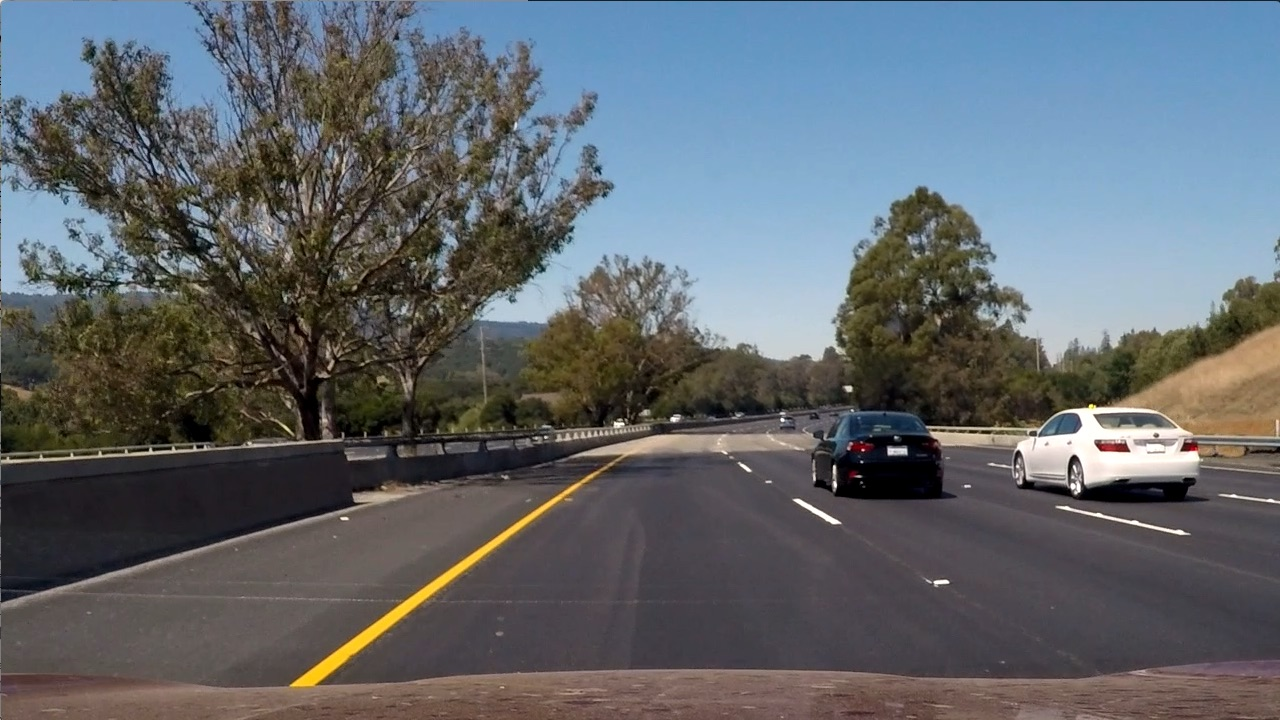
#> input picture examples/test6.jpg, 1280 x 720 px, found by its file name
$ jupyter execute --allow-errors project.ipynb   (shell and % lines are left out)   (older library calls are emulated)
#> lines starting #> are read from the running program, lines starting #| are printed output that depends on the picture; after the words box and inside, x2 and y2 are one past the last pixel; in counts of white or black regions, pixels touching at a corner belong together
## 1. Camera calibration and image undistortion

[cell 1]
import numpy as np
import cv2
import glob
import matplotlib.pyplot as plt
import matplotlib.image as mpimg

# prepare object points, like (0,0,0), (1,0,0), (2,0,0) ....,(6,5,0)
objp = np.zeros((6*9,3), np.float32)
objp[:,:2] = np.mgrid[0:9,0:6].T.reshape(-1,2)

# Arrays to store object points and image points from all the images.
objpoints = [] # 3d points in real world space
imgpoints = [] # 2d points in image plane.

# Make a list of calibration images
images = glob.glob('camera_cal/calibration*.jpg')

# Step through the list and search for chessboard corners
for fname in images:
    img = cv2.imread(fname)
    gray = cv2.cvtColor(img,cv2.COLOR_BGR2GRAY)

    # Find the chessboard corners
    ret, corners = cv2.findChessboardCorners(gray, (9,6),None)

    # If found, add object points, image points
    if ret == True:
        objpoints.append(objp)
        imgpoints.append(corners)

        # Draw and display the corners
        img = cv2.drawChessboardCorners(img, (9,6), corners, ret)

        cv2.imshow('img',img)
        cv2.waitKey(500)

cv2.destroyAllWindows()

[cell 2]
example_img = cv2.imread("camera_cal/calibration1.jpg")
#> (the rest of this cell did not finish here and is left out)

## 2. Test images

### 2.1 An example of undistorted image

[cell 3]
def undistort(img):
    return cv2.undistort(img,mtx,dist,None,mtx)
img = mpimg.imread("test_images/test6.jpg")
#> img is the input picture: shape (720, 1280, 3); mean R, G, B 97, 102.6, 107.9
#> (the rest of this cell did not finish here and is left out)

### 2.2 Binarize image

#> (a cell that did not finish here is left out)

#> (a cell that did not finish here is left out)

[cell 6]
thresh = (200, 255)
#> (the rest of this cell did not finish here and is left out)

#> (a cell that did not finish here is left out)

[cell 8]
thresh = (90, 255)
#> (the rest of this cell did not finish here and is left out)

[cell 9]
def abs_sobel_thresh(img, orient='x', sobel_kernel=3, thresh=(0, 255)):
    # 1) Convert to grayscale
    gray = cv2.cvtColor(img, cv2.COLOR_RGB2GRAY)
    # Sobel
    if orient == 'x':
        sobel = cv2.Sobel(gray, cv2.CV_64F, 1, 0) # Take the derivative in x
    if orient == 'y':
        sobel = cv2.Sobel(gray, cv2.CV_64F, 0, 1) # dirivative in y
    abs_sobel = np.absolute(sobel) # Absolute x derivative to accentuate lines away from horizontal
    scaled_sobel = np.uint8(255*abs_sobel/np.max(abs_sobel))

    # Threshold x gradient
    thresh_min = thresh[0]
    thresh_max = thresh[1]
    sbinary = np.zeros_like(scaled_sobel)
    sbinary[(scaled_sobel >= thresh_min) & (scaled_sobel <= thresh_max)] = 1
    return sbinary

def mag_thresh(img, sobel_kernel=3, mag_thresh=(0, 255)):
    # 1) Convert to grayscale
    gray = cv2.cvtColor(img, cv2.COLOR_RGB2GRAY)
    # 2) Take the gradient in x and y separately
    sobelx = cv2.Sobel(gray, cv2.CV_64F, 1, 0, ksize=sobel_kernel)
    sobely = cv2.Sobel(gray, cv2.CV_64F, 0, 1, ksize=sobel_kernel)
    # 3) Calculate the magnitude
    gradmag = np.sqrt(sobelx**2 + sobely**2)
    # 4) Scale to 8-bit (0 - 255) and convert to type = np.uint8
    scale_factor = np.max(gradmag)/255
    gradmag = (gradmag/scale_factor).astype(np.uint8)
    # 5) Create a binary mask where mag thresholds are met
    # 6) Return this mask as your binary_output image
    binary_output = np.zeros_like(gradmag)
    binary_output[(gradmag >= mag_thresh[0]) & (gradmag <= mag_thresh[1])] = 1
    return binary_output

def dir_threshold(img, sobel_kernel=3, thresh=(0, np.pi/2)):
    # 1) Convert to grayscale
    gray = cv2.cvtColor(img, cv2.COLOR_RGB2GRAY)
    # 2) Take the gradient in x and y separately
    sobelx = cv2.Sobel(gray, cv2.CV_64F, 1, 0, ksize=sobel_kernel)
    sobely = cv2.Sobel(gray, cv2.CV_64F, 0, 1, ksize=sobel_kernel)
    # 3) Take the absolute value of the x and y gradient
    # 4) Use np.arctan2(abs_sobely, abs_sobelx) to calculate the direction of the gradient
    absgraddir = np.arctan2(np.absolute(sobely), np.absolute(sobelx))
    # 5) Create a binary mask where direction thresholds are met
    binary_output =  np.zeros_like(absgraddir)
    # 6) Return this mask as your binary_output image
    binary_output[(absgraddir >= thresh[0]) & (absgraddir <= thresh[1])] = 1
    return binary_output

# Choose a Sobel kernel size
ksize = 15 # Choose a larger odd number to smooth gradient measurements
test_img = mpimg.imread("output_images/wraped_img5.jpg")
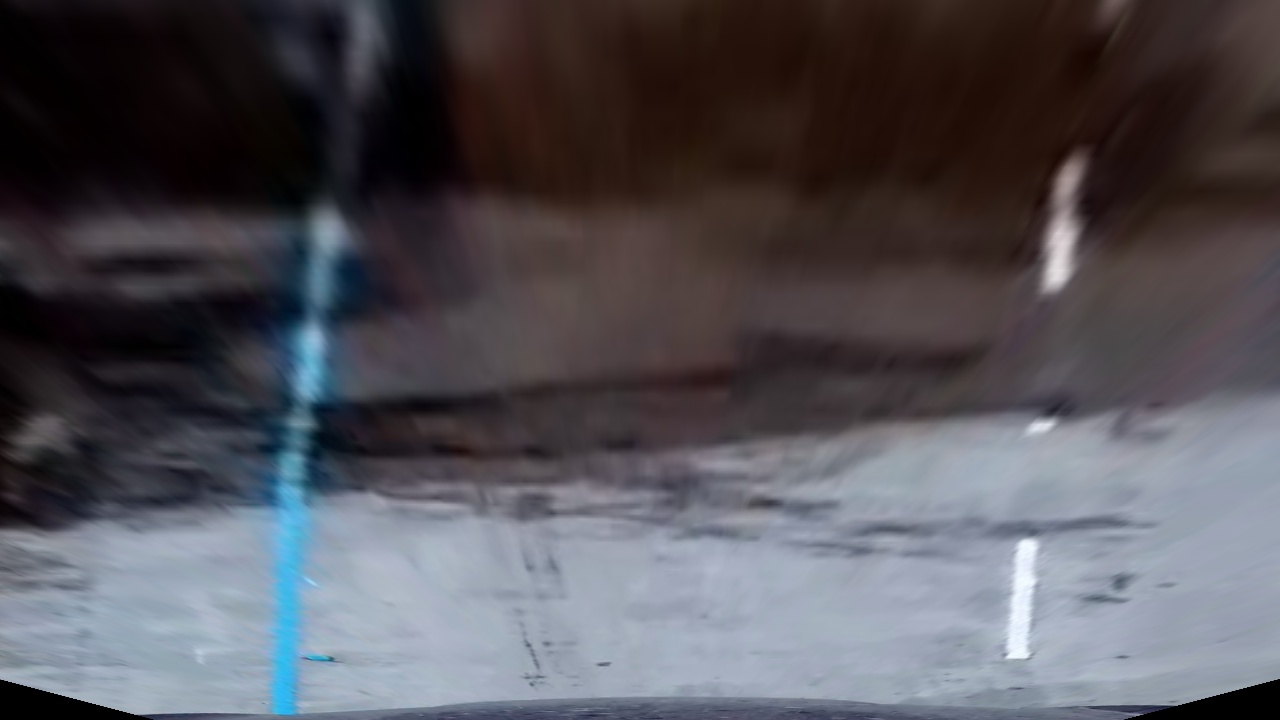
#> input picture output_images/wraped_img5.jpg, 1280 x 720 px
#> test_img is the input picture: shape (720, 1280, 3); mean R, G, B 83.1, 81.1, 87.4
# Apply each of the thresholding functions
gradx = abs_sobel_thresh(test_img, orient='x', sobel_kernel=ksize, thresh=(10, 100))
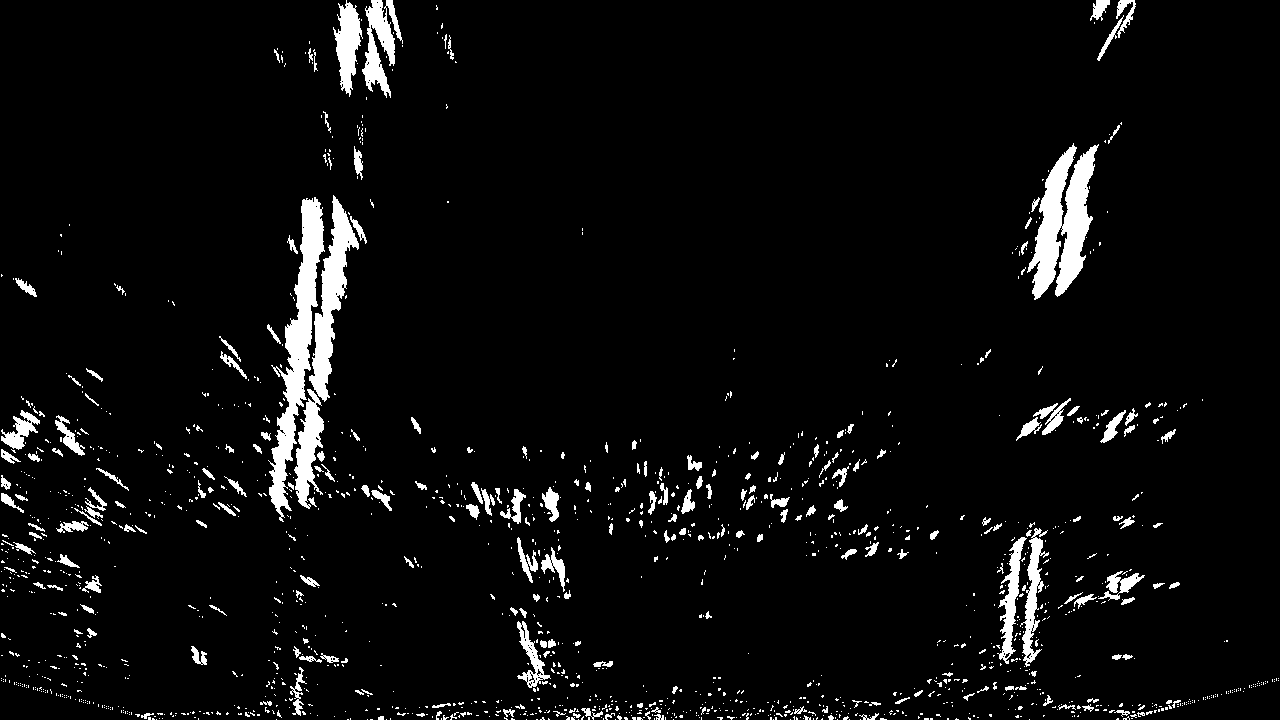
#> gradx: shape (720, 1280); values 0 (black) and 1 (white), 4.9% white; 1573 white regions (1337 under 20 px), largest, box (x1, y1, x2, y2) and area: (268, 197, 325, 522) 5740, (1027, 143, 1099, 300) 5709, (309, 195, 359, 402) 3557
#grady = abs_sobel_thresh(image, orient='y', sobel_kernel=ksize, thresh=(40, 100))
mag_binary = mag_thresh(test_img, sobel_kernel=ksize, mag_thresh=(20, 200))
#> in mag_thresh, `gradmag = np.sqrt(sobelx**2 + sobely**2)`:
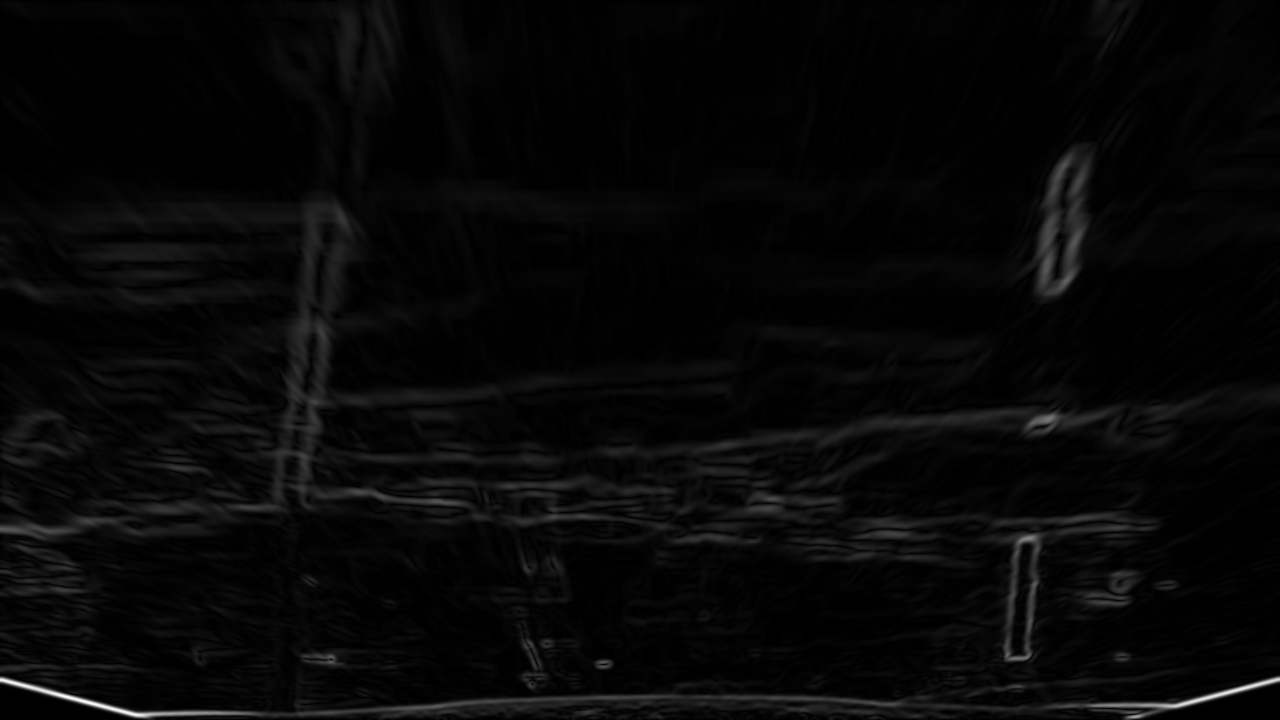
#> gradmag: shape (720, 1280) float64; min 0, max 5.05e+09, mean 150602004.9; drawn with min black and max white
#> in mag_thresh, `scale_factor = np.max(gradmag)/255`: scale_factor = 19806350.2
#> mag_binary: shape (720, 1280); values 0 (black) and 1 (white), 8.8% white; 206 white regions (66 under 20 px), largest, box (x1, y1, x2, y2) and area: (91, 199, 499, 524) 16034, (0, 675, 1280, 720) 12829, (598, 404, 1124, 459) 6463
dir_binary = dir_threshold(test_img, sobel_kernel=ksize, thresh=(0.7, 1.3))
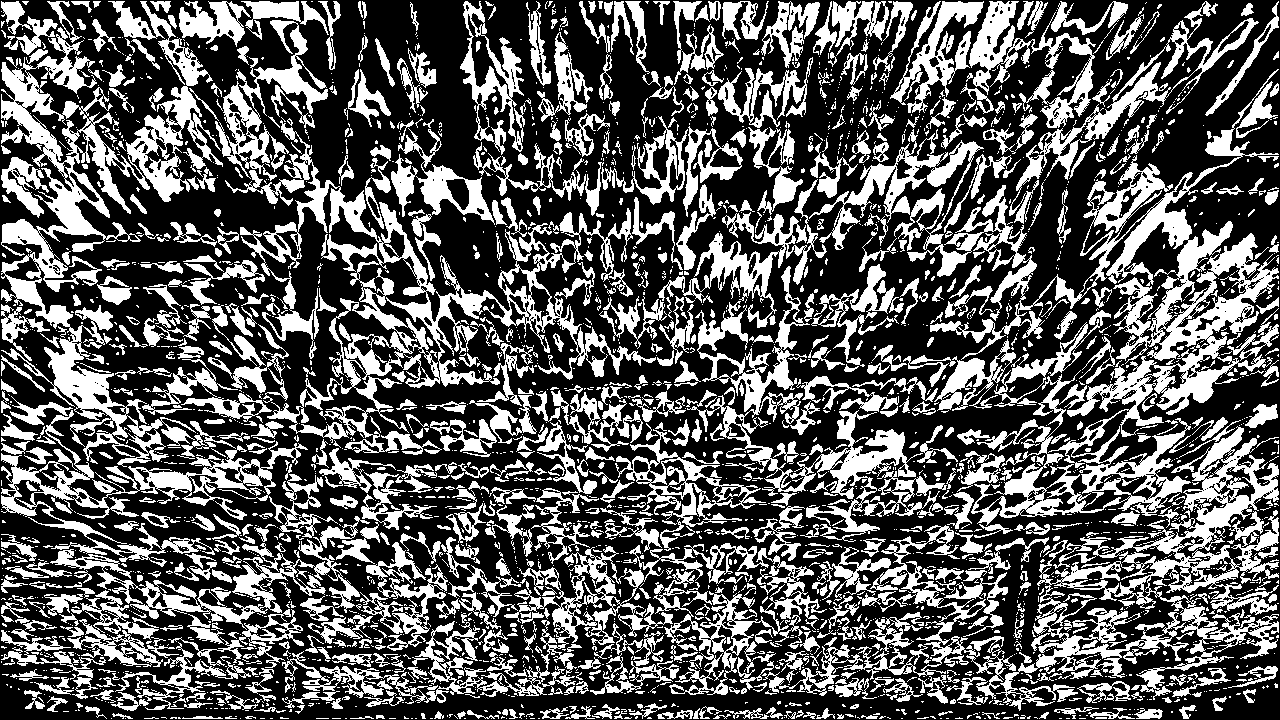
#> dir_binary: shape (720, 1280) float64; values 0 (black) and 1 (white), 35.9% white; 2912 white regions (2040 under 20 px), largest, box (x1, y1, x2, y2) and area: (809, 69, 1279, 526) 36730, (1, 1, 223, 467) 23921, (225, 120, 656, 455) 22479


combined = np.zeros_like(dir_binary)
#combined[((gradx == 1) & (grady == 1)) | ((mag_binary == 1) & (dir_binary == 1))] = 255
#combined[((gradx == 1)) | ( & (dir_binary == 1))] = 255
combined[((gradx == 1)) & (mag_binary == 1) ] = 255
# Plotting thresholded images

plt.imshow(combined, cmap='gray')
plt.show()
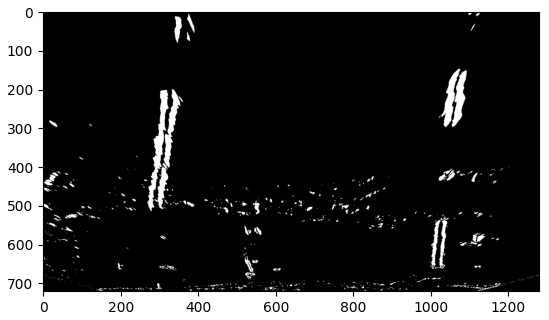
#> figure drawn by matplotlib, 1 panel

[cell 10]
# [43 lines left out: function gradient_channel_combined, not called in this run]

#> (the rest of this cell did not finish here and is left out)

[cell 11]
# [19 lines left out: functions select_yellow, select_white, hsv_lane, not called in this run]

###  2.3 View transform

[cell 12]
# [6 lines left out: function warp, not called in this run]

#> (a cell that did not finish here is left out)

### 2.4 Detect lane lines pixels and fit with a polynomial

#> (a cell that did not finish here is left out)

[cell 15]
# [68 lines left out: function find_lane_points, not called in this run]

#> (the rest of this cell did not finish here and is left out)

#> (a cell that did not finish here is left out)

[cell 17]
# Define y-value where we want radius of curvature
# I'll choose the maximum y-value, corresponding to the bottom of the image
# Define conversions in x and y from pixels space to meters
ym_per_pix = 30/720 # meters per pixel in y dimension
#> ym_per_pix = 0.0417
xm_per_pix = 3.7/700 # meters per pixel in x dimension
#> (the rest of this cell did not finish here and is left out)
